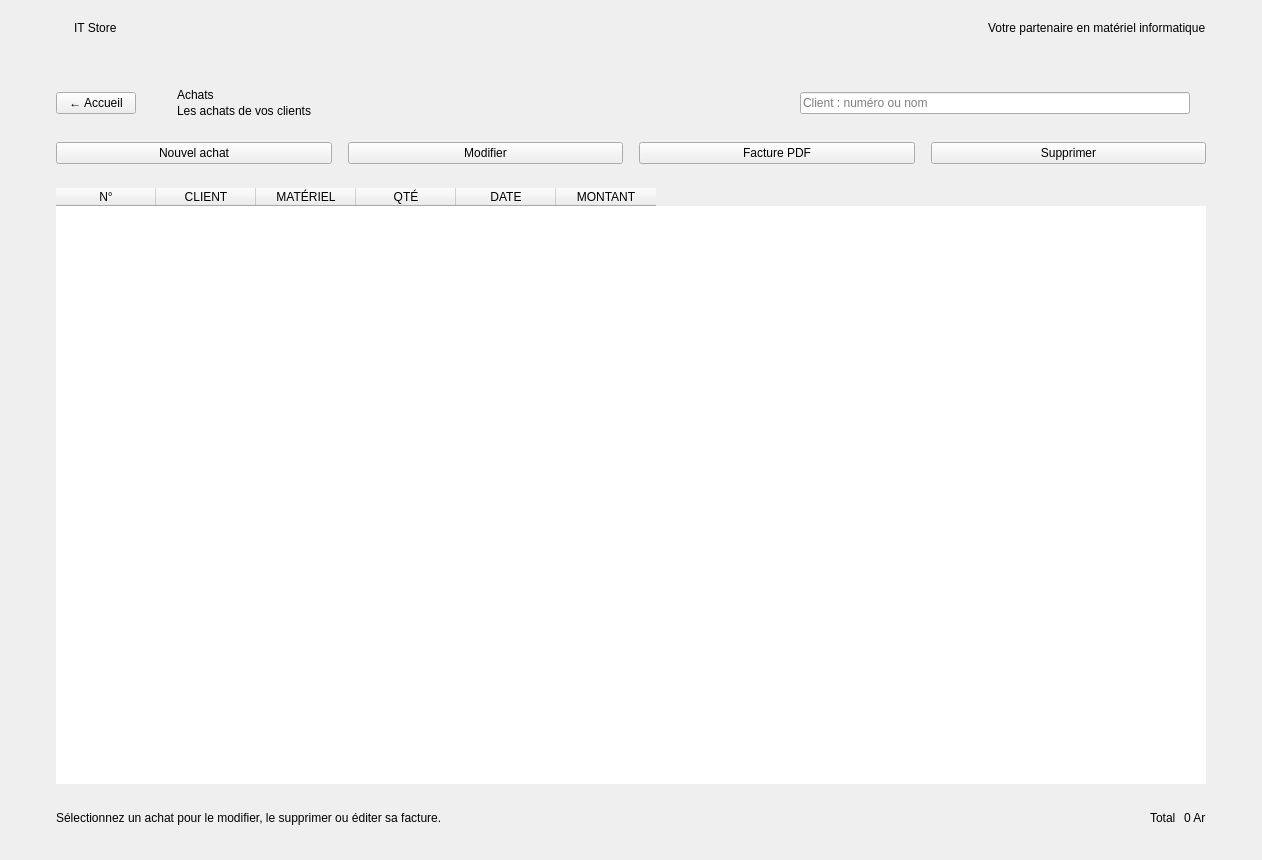
<?xml version="1.0" encoding="UTF-8"?>
<ui version="4.0">
 <class>AchatWindow</class>
 <widget class="QDialog" name="AchatWindow">
  <property name="geometry">
   <rect>
    <x>0</x>
    <y>0</y>
    <width>1262</width>
    <height>860</height>
   </rect>
  </property>
  <property name="minimumSize">
   <size>
    <width>1000</width>
    <height>680</height>
   </size>
  </property>
  <property name="windowTitle">
   <string>IT Store - Achats</string>
  </property>
  <layout class="QVBoxLayout" name="layoutPrincipal">
   <property name="spacing">
    <number>0</number>
   </property>
   <property name="leftMargin">
    <number>0</number>
   </property>
   <property name="topMargin">
    <number>0</number>
   </property>
   <property name="rightMargin">
    <number>0</number>
   </property>
   <property name="bottomMargin">
    <number>0</number>
   </property>
   <item>
    <widget class="QFrame" name="entete">
     <layout class="QHBoxLayout" name="layoutEntete">
      <property name="spacing">
       <number>18</number>
      </property>
      <property name="leftMargin">
       <number>56</number>
      </property>
      <property name="topMargin">
       <number>18</number>
      </property>
      <property name="rightMargin">
       <number>56</number>
      </property>
      <property name="bottomMargin">
       <number>18</number>
      </property>
      <item>
       <widget class="LogoWidget" name="logo" native="true"/>
      </item>
      <item>
       <widget class="QLabel" name="titreMarque">
        <property name="text">
         <string>IT Store</string>
        </property>
       </widget>
      </item>
      <item>
       <spacer name="spacerEntete">
        <property name="orientation">
         <enum>Qt::Horizontal</enum>
        </property>
        <property name="sizeHint" stdset="0">
         <size>
          <width>40</width>
          <height>20</height>
         </size>
        </property>
       </spacer>
      </item>
      <item>
       <widget class="QLabel" name="slogan">
        <property name="text">
         <string>Votre partenaire en matériel informatique</string>
        </property>
       </widget>
      </item>
     </layout>
    </widget>
   </item>
   <item>
    <widget class="QWidget" name="corps" native="true">
     <layout class="QVBoxLayout" name="layoutCorps" stretch="0,0,1,0">
      <property name="spacing">
       <number>24</number>
      </property>
      <property name="leftMargin">
       <number>56</number>
      </property>
      <property name="topMargin">
       <number>32</number>
      </property>
      <property name="rightMargin">
       <number>56</number>
      </property>
      <property name="bottomMargin">
       <number>32</number>
      </property>
      <item>
       <layout class="QHBoxLayout" name="layoutBarre">
        <property name="spacing">
         <number>20</number>
        </property>
        <item>
         <widget class="QPushButton" name="btnAccueil">
          <property name="cursor">
           <cursorShape>PointingHandCursor</cursorShape>
          </property>
          <property name="text">
           <string>← Accueil</string>
          </property>
          <property name="autoDefault">
           <bool>false</bool>
          </property>
         </widget>
        </item>
        <item>
         <layout class="QHBoxLayout" name="layoutTitre">
          <property name="spacing">
           <number>14</number>
          </property>
          <item>
           <widget class="QLabel" name="iconeTitre">
            <property name="text">
             <string/>
            </property>
           </widget>
          </item>
          <item>
           <layout class="QVBoxLayout" name="layoutTextesTitre">
            <property name="spacing">
             <number>2</number>
            </property>
            <item>
             <widget class="QLabel" name="titrePage">
              <property name="text">
               <string>Achats</string>
              </property>
             </widget>
            </item>
            <item>
             <widget class="QLabel" name="sousTitre">
              <property name="text">
               <string>Les achats de vos clients</string>
              </property>
             </widget>
            </item>
           </layout>
          </item>
         </layout>
        </item>
        <item>
         <spacer name="spacerBarre">
          <property name="orientation">
           <enum>Qt::Horizontal</enum>
          </property>
          <property name="sizeHint" stdset="0">
           <size>
            <width>40</width>
            <height>20</height>
           </size>
          </property>
         </spacer>
        </item>
        <item>
         <widget class="QFrame" name="boiteRecherche">
          <layout class="QHBoxLayout" name="layoutRecherche">
           <property name="spacing">
            <number>8</number>
           </property>
           <property name="leftMargin">
            <number>16</number>
           </property>
           <property name="topMargin">
            <number>0</number>
           </property>
           <property name="rightMargin">
            <number>16</number>
           </property>
           <property name="bottomMargin">
            <number>0</number>
           </property>
           <item>
            <widget class="QLabel" name="iconeRecherche">
             <property name="text">
              <string/>
             </property>
            </widget>
           </item>
           <item>
            <widget class="QLineEdit" name="champRecherche">
             <property name="placeholderText">
              <string>Client : numéro ou nom</string>
             </property>
             <property name="clearButtonEnabled">
              <bool>true</bool>
             </property>
            </widget>
           </item>
          </layout>
         </widget>
        </item>
       </layout>
      </item>
      <item>
       <layout class="QHBoxLayout" name="layoutActions" stretch="1,1,1,1">
        <property name="spacing">
         <number>16</number>
        </property>
        <item>
         <widget class="QPushButton" name="btnNouveau">
          <property name="cursor">
           <cursorShape>PointingHandCursor</cursorShape>
          </property>
          <property name="text">
           <string>Nouvel achat</string>
          </property>
          <property name="autoDefault">
           <bool>false</bool>
          </property>
         </widget>
        </item>
        <item>
         <widget class="QPushButton" name="btnModifier">
          <property name="cursor">
           <cursorShape>PointingHandCursor</cursorShape>
          </property>
          <property name="text">
           <string>Modifier</string>
          </property>
          <property name="autoDefault">
           <bool>false</bool>
          </property>
         </widget>
        </item>
        <item>
         <widget class="QPushButton" name="btnFacture">
          <property name="cursor">
           <cursorShape>PointingHandCursor</cursorShape>
          </property>
          <property name="text">
           <string>Facture PDF</string>
          </property>
          <property name="autoDefault">
           <bool>false</bool>
          </property>
         </widget>
        </item>
        <item>
         <widget class="QPushButton" name="btnSupprimer">
          <property name="cursor">
           <cursorShape>PointingHandCursor</cursorShape>
          </property>
          <property name="text">
           <string>Supprimer</string>
          </property>
          <property name="autoDefault">
           <bool>false</bool>
          </property>
         </widget>
        </item>
       </layout>
      </item>
      <item>
       <widget class="QFrame" name="carte">
        <layout class="QVBoxLayout" name="layoutCarte">
         <property name="spacing">
          <number>0</number>
         </property>
         <property name="leftMargin">
          <number>0</number>
         </property>
         <property name="topMargin">
          <number>0</number>
         </property>
         <property name="rightMargin">
          <number>0</number>
         </property>
         <property name="bottomMargin">
          <number>0</number>
         </property>
         <item>
          <widget class="QTableWidget" name="tableAchats">
           <property name="frameShape">
            <enum>QFrame::NoFrame</enum>
           </property>
           <property name="editTriggers">
            <set>QAbstractItemView::NoEditTriggers</set>
           </property>
           <property name="selectionMode">
            <enum>QAbstractItemView::SingleSelection</enum>
           </property>
           <property name="selectionBehavior">
            <enum>QAbstractItemView::SelectRows</enum>
           </property>
           <property name="showGrid">
            <bool>false</bool>
           </property>
           <property name="columnCount">
            <number>6</number>
           </property>
           <attribute name="verticalHeaderVisible">
            <bool>false</bool>
           </attribute>
           <column>
            <property name="text">
             <string>N°</string>
            </property>
           </column>
           <column>
            <property name="text">
             <string>CLIENT</string>
            </property>
           </column>
           <column>
            <property name="text">
             <string>MATÉRIEL</string>
            </property>
           </column>
           <column>
            <property name="text">
             <string>QTÉ</string>
            </property>
           </column>
           <column>
            <property name="text">
             <string>DATE</string>
            </property>
           </column>
           <column>
            <property name="text">
             <string>MONTANT</string>
            </property>
           </column>
          </widget>
         </item>
        </layout>
       </widget>
      </item>
      <item>
       <layout class="QHBoxLayout" name="layoutPied">
        <property name="spacing">
         <number>8</number>
        </property>
        <item>
         <widget class="QLabel" name="labelAide">
          <property name="text">
           <string>Sélectionnez un achat pour le modifier, le supprimer ou éditer sa facture.</string>
          </property>
         </widget>
        </item>
        <item>
         <spacer name="spacerPied">
          <property name="orientation">
           <enum>Qt::Horizontal</enum>
          </property>
          <property name="sizeHint" stdset="0">
           <size>
            <width>40</width>
            <height>20</height>
           </size>
          </property>
         </spacer>
        </item>
        <item>
         <widget class="QLabel" name="labelTotalTexte">
          <property name="text">
           <string>Total</string>
          </property>
         </widget>
        </item>
        <item>
         <widget class="QLabel" name="labelTotalValeur">
          <property name="text">
           <string>0 Ar</string>
          </property>
         </widget>
        </item>
       </layout>
      </item>
     </layout>
    </widget>
   </item>
  </layout>
 </widget>
 <customwidgets>
  <customwidget>
   <class>LogoWidget</class>
   <extends>QWidget</extends>
   <header>achats/logowidget.h</header>
  </customwidget>
 </customwidgets>
 <resources/>
 <connections/>
</ui>
